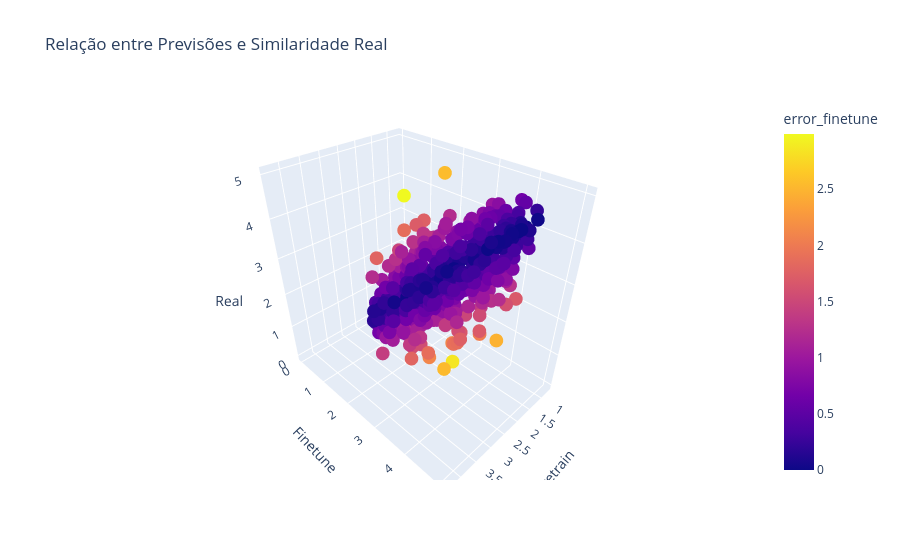

Notebook code for this chart:
### Markdown cell above
## Visualização Interativa e Análise de Erros

### Code cell
# Gráfico de dispersão 3D interativo
fig = px.scatter_3d(
    sts_dev.sample(500),
    x='Predicted_Similarity_pretrain',
    y='Predicted_Similarity_finetune',
    z='True_Similarity',
    color='error_finetune',
    hover_data=['sentence1', 'sentence2'], 
    title='Relação entre Previsões e Similaridade Real'
)
fig.update_layout(scene=dict(
    xaxis_title='Pretrain',
    yaxis_title='Finetune',
    zaxis_title='Real'
))
fig.show()

### Figure 1 — Plotly figure (JSON) as saved in the notebook; plotly's stock layout.template omitted (floating-point values rounded to 4 significant figures; data arrays with more than 128 entries replaced by an {"elided": "..."} marker saying what was removed)
{"data": [{"customdata": {"elided": "500x2 str values"}, "hovertemplate": "Predicted_Similarity_pretrain=%{x}<br>Predicted_Similarity_finetune=%{y}<br>True_Similarity=%{z}<br>sentence1=%{customdata[0]}<br>sentence2=%{customdata[1]}<br>error_finetune=%{marker.color}<extra></extra>", "legendgroup": "", "marker": {"color": {"elided": "500 float values"}, "coloraxis": "coloraxis", "symbol": "circle"}, "mode": "markers", "name": "", "scene": "scene", "showlegend": false, "type": "scatter3d", "x": {"elided": "500 float values"}, "y": {"elided": "500 float values"}, "z": {"elided": "500 float values"}}], "layout": {"coloraxis": {"colorbar": {"title": {"text": "error_finetune"}}, "colorscale": [[0, "#0d0887"], [0.1111, "#46039f"], [0.2222, "#7201a8"], [0.3333, "#9c179e"], [0.4444, "#bd3786"], [0.5556, "#d8576b"], [0.6667, "#ed7953"], [0.7778, "#fb9f3a"], [0.8889, "#fdca26"], [1, "#f0f921"]]}, "legend": {"tracegroupgap": 0}, "scene": {"domain": {"x": [0, 1], "y": [0, 1]}, "xaxis": {"title": {"text": "Pretrain"}}, "yaxis": {"title": {"text": "Finetune"}}, "zaxis": {"title": {"text": "Real"}}}, "title": {"text": "Relação entre Previsões e Similaridade Real"}}}
